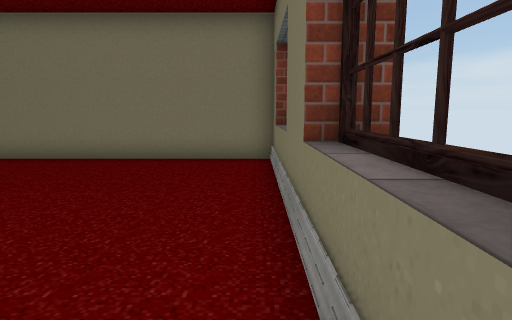
View 1 (above)

18 first-person views from a walk through a 3-D level made in the Unity game engine. The camera is 1.3 m above the floor, tilts 8° down and sees 75° across. The floor is counted in squares, 1 m on a side. Each view is taken from the middle of a square. On the plan, view 1 faces up. The plan holds only what a view shows up to about 14 squares ahead; the rest is blank. Some surface patterns are stand-ins.

View 2
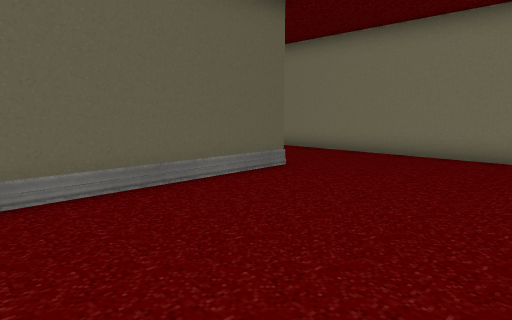

View 3
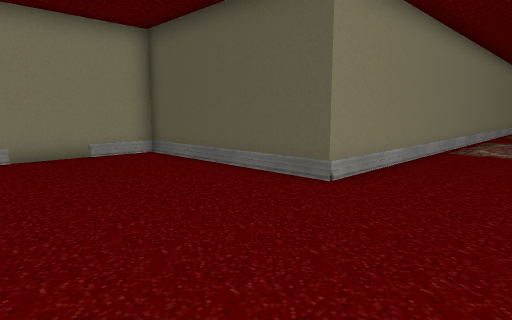

View 4
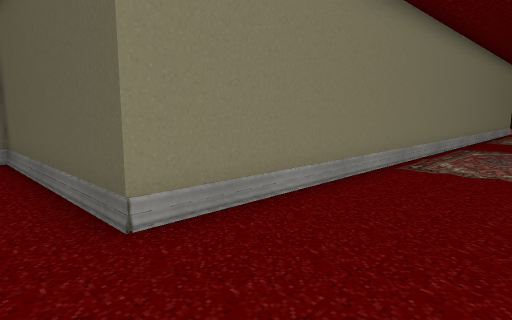

View 5
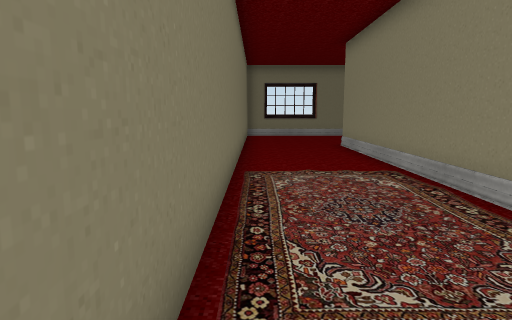

View 6
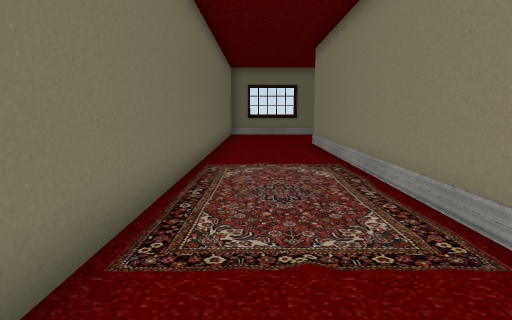

View 7
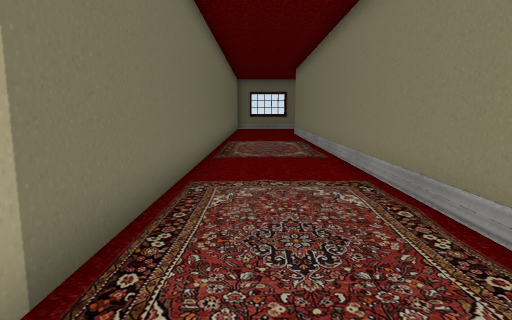

View 8
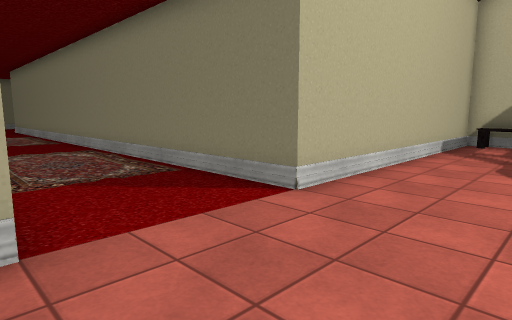

View 9
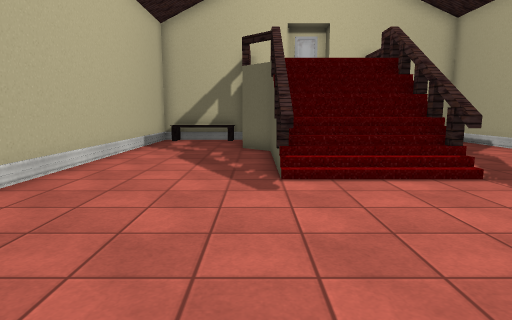

View 10
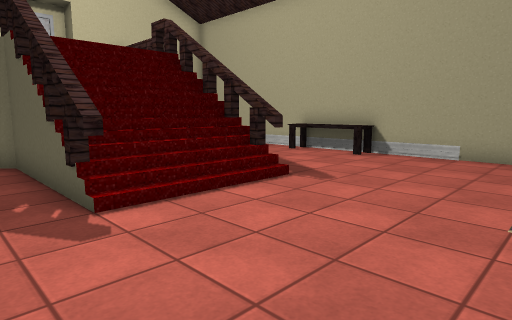

View 11
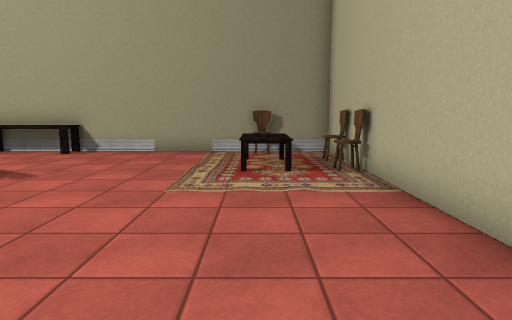

View 12
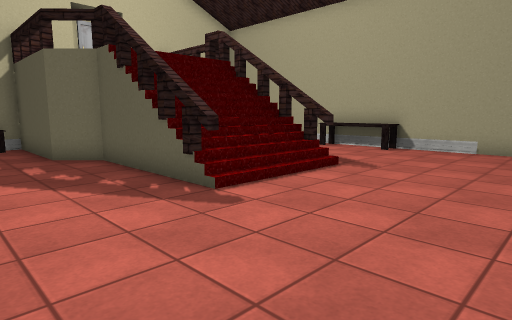

View 13
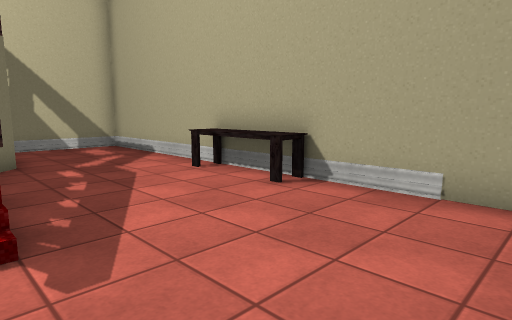

View 14
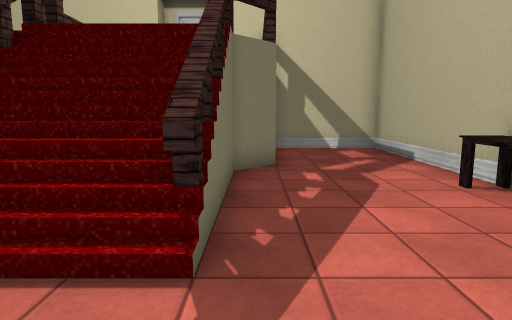

View 15
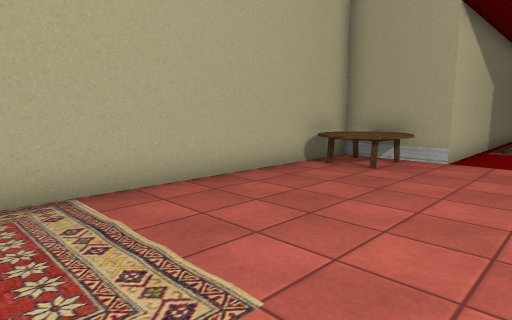

View 16
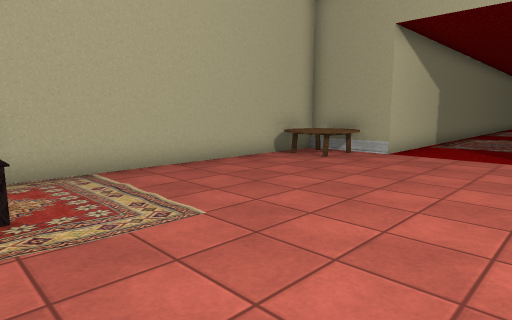

View 17
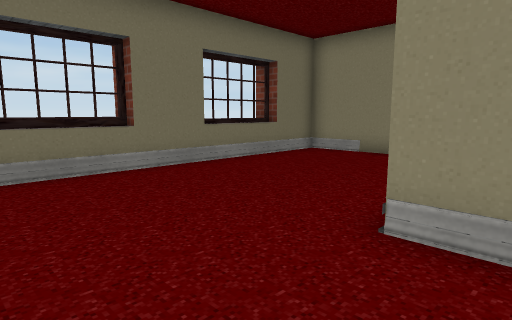

View 18
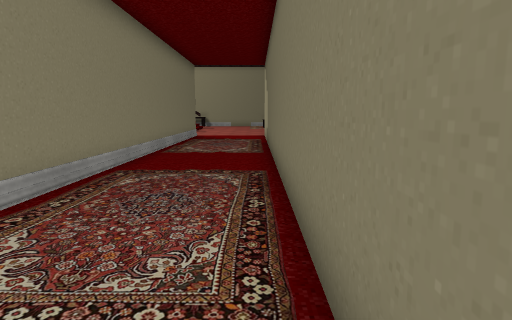

### Floor plan
Points are (right, up) in squares from view 1. A wall is a line through its corners. A room is listed if a view was taken in it or the views show most of it. See-through windows are left out.
Room 1 (views 1, 2, 3, 4, 5, 6, 7, 8, 9, 10, 11, 12, 13, 14, 15, 16, 17, 18)
walls: (-34.5, 4.3) (-34.5, -0.8); (-35.5, 3.9) (-34.4, 3.9); (-34.5, -0.5) (-33.5, -1.5) (-33.5, -5.5); (-31, -5.5) (-29.5, -5.5) (-29.5, 5.5) (-5.5, 5.5) (-5.5, -1.5) (0.5, -1.5) (0.5, 9.5) (-29.5, 9.5) (-29.5, 12.5) (-43.5, 12.5) (-43.5, -5.5) (-39.8, -5.5); (-38.6, 3.9) (-37.5, 3.9); (-38.5, -0.8) (-38.5, 4.3) (-37.5, 4.3); (-39.5, -1.5) (-38.4, -0.4); (0.9, 5.4) (0.9, 8); (0.9, 0.5) (0.9, 3.5)
low walls: (-35.5, 4.3) (-34.5, 4.3)
ways out: opening at (-36.5, 4)
objects: table (-43, 1) to (-43, 4); chair (-43, 10); table (-41, 10) to (-39, 11); chair (-41, 12); chair (-40, 12) to (-39, 12); other object (-33, -5) to (-30, -5); table (-32, 10) to (-30, 12)

Where each view was taken, in squares from view 1:
view 1: 0 up, 0 right, facing up
view 2: 1 down, 0 right, facing up-left
view 3: 9 up, 0 right, facing down-left
view 4: 9 up, 4 left, facing down-left
view 5: 9 up, 19 left, facing right
view 6: 8 up, 20 left, facing right
view 7: 8 up, 27 left, facing right
view 8: 10 up, 33 left, facing down-right
view 9: 11 up, 34 left, facing down
view 10: 9 up, 33 left, facing down-left
view 11: 10 up, 32 left, facing left
view 12: 9 up, 31 left, facing down-left
view 13: 8 up, 38 left, facing down-left
view 14: 7 up, 39 left, facing down
view 15: 7 up, 39 left, facing up-right
view 16: 5 up, 40 left, facing up-right
view 17: 9 up, 7 left, facing down-right
view 18: 9 up, 10 left, facing left
